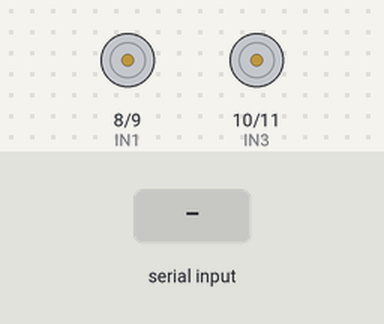
This sketch was run on a simulated Arduino Uno, built with avr-gcc and run on an emulated ATmega328P. Shown: motor-driver pin pairs drawn as motors (green arrow = first pin HIGH = forward, orange = second pin HIGH = backward, longer = more drive). Inputs (shaded band) come from the test bench.

Above: at 1.2 s.
1.3 s: "F" received over Serial
At 2.1 s:
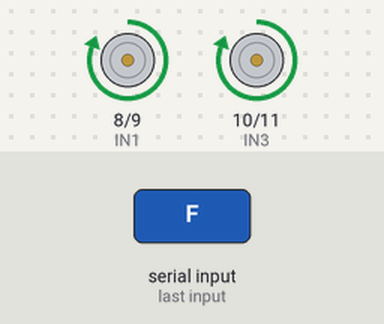
2.8 s: "B" received over Serial
At 3.2 s:
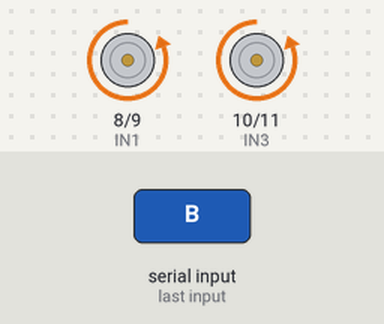
4.3 s: "L" received over Serial
At 5.5 s:
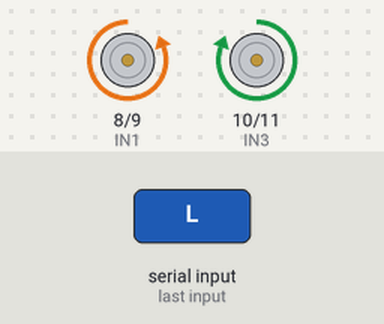
5.8 s: "R" received over Serial
At 6.7 s:
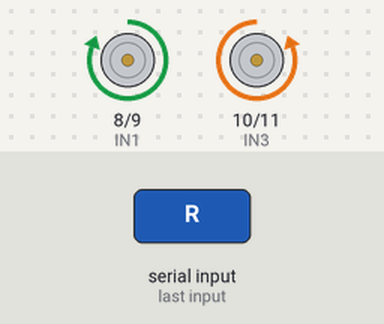
7.3 s: "S" received over Serial
At 7.8 s:
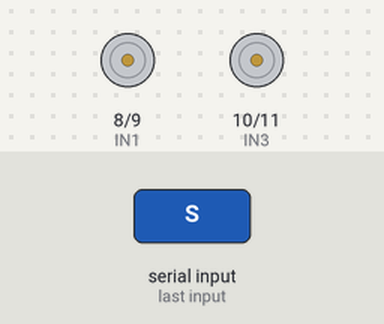
Timing chart, 0 to 9.8 s (numbered marks = the images above; inputs shaded):
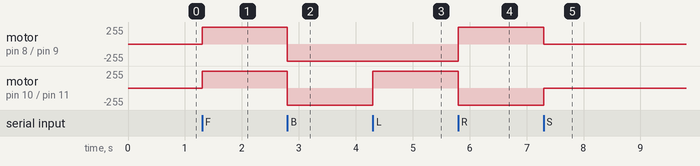

The sketch:

rc_control.ino
```cpp
// Motor Pins
int IN1 = 8;
int IN2 = 9;
int IN3 = 10;
int IN4 = 11;

char command;

void setup() {
  Serial.begin(9600);

  pinMode(IN1, OUTPUT);
  pinMode(IN2, OUTPUT);
  pinMode(IN3, OUTPUT);
  pinMode(IN4, OUTPUT);
}

void loop() {
  if (Serial.available()) {
    command = Serial.read();

    switch (command) {

      case 'F': // Forward
        digitalWrite(IN1, HIGH);
        digitalWrite(IN2, LOW);
        digitalWrite(IN3, HIGH);
        digitalWrite(IN4, LOW);
        break;

      case 'B': // Backward
        digitalWrite(IN1, LOW);
        digitalWrite(IN2, HIGH);
        digitalWrite(IN3, LOW);
        digitalWrite(IN4, HIGH);
        break;

      case 'L': // Left
        digitalWrite(IN1, LOW);
        digitalWrite(IN2, HIGH);
        digitalWrite(IN3, HIGH);
        digitalWrite(IN4, LOW);
        break;

      case 'R': // Right
        digitalWrite(IN1, HIGH);
        digitalWrite(IN2, LOW);
        digitalWrite(IN3, LOW);
        digitalWrite(IN4, HIGH);
        break;

      case 'S': // Stop
        digitalWrite(IN1, LOW);
        digitalWrite(IN2, LOW);
        digitalWrite(IN3, LOW);
        digitalWrite(IN4, LOW);
        break;
    }
  }
}
```

Measured:
- after the input at 1.3 s, motor on pin 8 (IN1) / pin 9 (IN2), motor on pin 10 (IN3) / pin 11 (IN4): stopped → forward 255/255 at once
- after the input at 2.8 s, motor on pin 8 (IN1) / pin 9 (IN2), motor on pin 10 (IN3) / pin 11 (IN4): forward 255/255 → backward 255/255 at once
- after the input at 4.3 s, motor on pin 10 (IN3) / pin 11 (IN4): backward 255/255 → forward 255/255 at once
- after the input at 5.8 s, motor on pin 8 (IN1) / pin 9 (IN2): backward 255/255 → forward 255/255 at once; motor on pin 10 (IN3) / pin 11 (IN4): forward 255/255 → backward 255/255 at once
- after the input at 7.3 s, motor on pin 8 (IN1) / pin 9 (IN2): forward 255/255 → stopped at once; motor on pin 10 (IN3) / pin 11 (IN4): backward 255/255 → stopped at once
